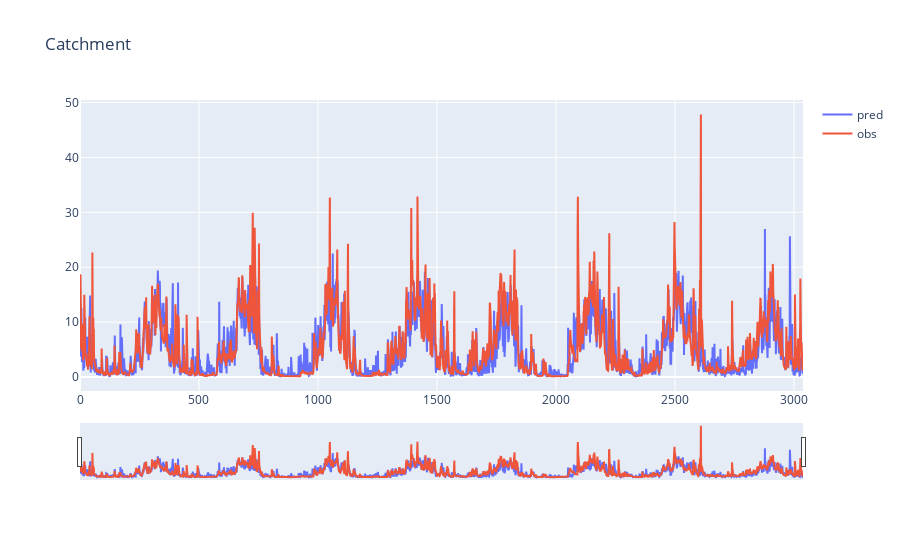

Notebook code cell kept with this figure:
### Code cell
fig = go.Figure()

fig.add_trace(go.Scatter(y=pred_y.flatten(), name='pred'))
fig.add_trace(go.Scatter(y=test_y.flatten(), name='obs'))
fig.update_layout(title_text=f'Catchment',
                    xaxis_rangeslider_visible=True)
fig.show()

### Figure 1 — Plotly figure (JSON) as saved in the notebook; plotly's stock layout.template omitted (floating-point values rounded to 4 significant figures; data arrays with more than 128 entries replaced by an {"elided": "..."} marker saying what was removed)
{"data": [{"name": "pred", "type": "scatter", "y": {"elided": "3039 float values"}}, {"name": "obs", "type": "scatter", "y": {"elided": "3039 float values"}}], "layout": {"title": {"text": "Catchment"}, "xaxis": {"rangeslider": {"visible": true}}}}
